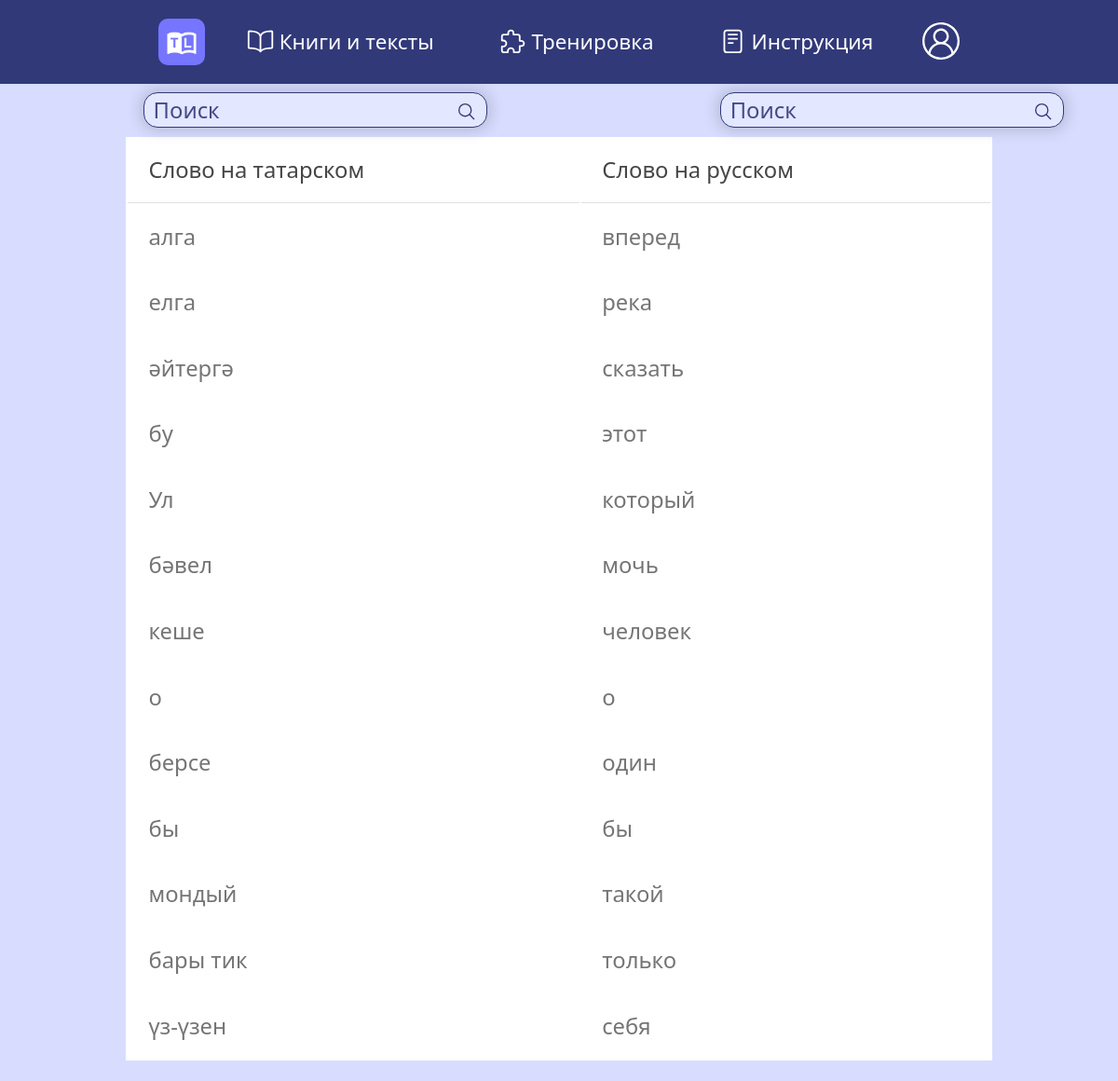
Page /words (signed in) on the committed database.
### data/words.py (models this page shows)
class Word(SqlAlchemyBase, SerializerMixin):
    __tablename__ = 'words'
    id = sqlalchemy.Column(sqlalchemy.Integer, primary_key=True, autoincrement=True)
    word = sqlalchemy.Column(sqlalchemy.VARCHAR, nullable=False)
    word_ru = sqlalchemy.Column(sqlalchemy.VARCHAR, nullable=False)

### main.py (the view, shortened to what this page needs)
@app.route("/words", methods=["GET", "POST"])
@login_required
def words():
    try:
        db_sess = db_session.create_session()
        user_words_id = (
            db_sess.query(User.words)
            .filter(User.id == current_user.id)
            .first()[0]
            .split(",")
        )
        user_words_id = (
            db_sess.query(User.words)
            .filter(User.id == current_user.id, Word.id.in_(list(map(int, user_words_id))))
            .first()[0]
        )
        user_words_id = user_words_id.split(",")
        words = db_sess.query(Word).filter(Word.id.in_(list(map(int, user_words_id)))).all()
        return render_template("words.html", title="мои слова", words=words)
    except:
        return render_template("words.html", title="мои слова", words=[])

### data/db_session.py (called while the page is built)
def create_session() -> Session:
    global __factory
    return __factory()

### main.py (called while the page is built)
@login_manager.user_loader
def load_user(user_id):
    db_sess = db_session.create_session()
    return db_sess.query(User).get(user_id)

### templates/words.html
{% extends "base.html" %} {% block content %}
<div class="container">
    <div class="user__words__container">
        <div class="search__buttons">
            <div class="book__search word__search">
                <form method="POST">
                    <input class="input_search" type="text" name="field" autocomplete="off" placeholder="Поиск">
                    <button type="submit" name="search2" class="search_button" value="">
                        <ion-icon class="search_icon" name="search-outline"></ion-icon>
                    </button>
                </form>
            </div>
            <div class="book__search word__search left__search__button">
                <form method="POST">
                    <input class="input_search" type="text" name="field" autocomplete="off" placeholder="Поиск">
                    <button type="submit" name="search" class="search_button" value="">
                        <ion-icon class="search_icon" name="search-outline"></ion-icon>
                    </button>
                </form>
            </div>
        </div>
        <table class="table">
            <thead>
                <tr>
                    <th scope="col">Слово на татарском</th>
                    <th scope="col">Слово на русском</th>
                </tr>
            </thead>
            {% for word in words %}
            <tr>
                <td>{{ word.word }}</td>
                <td>{{ word.word_ru }}</td>
            </tr>
            {% endfor %}
        </table>
    </div>
</div>
{% endblock %}

### templates/base.html (shortened to what this page needs)
<!DOCTYPE html>
<html lang="ru">
<head>
    <link rel="stylesheet" href="../../../static/css/style.css">
</head>
<body>
    <div class="wrapper">
        {% include 'header.html' %}
        <main class="main">
            {% block content %}{% endblock %}
        </main>
    </div>
</body>
</html>

### templates/header.html (shortened to what this page needs)
<header class="header">
    <div class="header__container">
        <a href="/" class="header__logo">
            <img src="/static/img/logo.png" alt="TL" class="rounded-3">
        </a>
        <div class="header__menu menu">
            <nav class="menu__body">
                <ul class="menu__list">
                    <li class="menu__item">
                        <a href="/books_and_texts/0" class="menu__link">
                            <ion-icon name="book-outline" class="menu__item__icon"></ion-icon>
                            Книги и тексты
                        </a>
                    </li>
                    <li class="menu__item">
                        <a href="/trainings" class="menu__link">
                            <ion-icon name="extension-puzzle-outline" class="menu__item__icon"></ion-icon>
                            Тренировка
                        </a>
                    </li>
                    <li class="menu__item">
                        <a href="/settings" class="menu__link">
                            <ion-icon name="reader-outline" class="menu__item__icon"></ion-icon>
                            Инструкция
                        </a>
                    </li>
                </ul>
            </nav>
        </div>
        <div class="header__items contacts">
            <a href="/profile" class="header__item profile_btn" title="{{ current_user.name }}">
            </a>
        </div>
    </div>
</header>

### static/css/style.css (style rules this page uses)
:root { --dark-background-color: #313979; --background-color: #d8ddff; --garmonic-bg-color: #e3e7ff; }
* { font-family: system-ui; padding: 0; margin: 0; border: 0; }
*, *:before, *:after { -moz-box-sizing: border-box; -webkit-box-sizing: border-box; box-sizing: border-box; }
nav, footer, header, aside { display: block; }
html, body { height: 100%; width: 100%; font-size: 100%; line-height: 1; font-size: 14px; -ms-text-size-adjust: 100%; -moz-text-size-adjust: 100%; -webkit-text-size-adjust: 100%; }
input, button, textarea { font-family: inherit; }
button { cursor: pointer; }
a { text-decoration: none; }
ul li { list-style: none; }
img { vertical-align: top; }
* { -webkit-tap-highlight-color: rgba(0, 0, 0, 0); }
.wrapper { overflow: hidden; display: flex; flex-direction: column; min-height: 100%; background-color: var(--background-color); }
.main { flex: 1 1 auto; }
[class*="__container"] { max-width: 1470px; margin: 0px auto; padding: 0px 15px; }
@media (max-width: 1470px) { [class*="__container"] { max-width: 970px; } }
.header { font-family: "Open Sans", sans-serif; background-color: var(--dark-background-color); width: 100%; z-index: 5; }
.header__container { display: flex; min-height: 90px; align-items: center; }
.header__logo { margin-left: 40px; z-index: 10; }
.header__logo img { width: 50px; height: 50px; border-radius: 10px; }
.header__menu { flex: 1 1 auto; }
.menu { display: flex; justify-content: center; margin: 0px 40px 0px 32px; }
.menu__list { display: flex; justify-content: space-between; gap: 70px; }
.menu__link, .menu__link:hover { transition: .3s ease-in; }
.menu__item a { font-size: 1.6rem; color: #ffffff; line-height: 5rem; }
.menu__item__icon { font-size: 1.3em; transform: translateY(20%); color: white; transition: .3s ease-out; }
.header__items { margin-right: 40px; display: flex; gap: 20px; }
.header__item { fill: #ffffff; transition: fill 0.3s; }
.header__item { transition: .3s ease-out; }
.profile_btn { transition: .3s ease-out; }
.header__logo img { text-align: center; }
::placeholder { opacity: 0.9; color: var(--dark-background-color); }
.input_search { background: var(--garmonic-bg-color); font-size: 1.7em; border: 1px solid var(--dark-background-color); padding-top: 2px; padding-right: 10px; padding-left: 10px; padding-bottom: 2px; box-shadow: 0 0 15px 4px rgb(0 0 0 / 15%); border-radius: 15px; display: inline-block; }
.search_button { background: transparent; display: inline-block; cursor: pointer; color: var(--dark-background-color); }
.book__search { position: relative; align-self: center; }
.search_icon { color: var(--dark-background-color); font-size: 1.6em; position: absolute; top: 25%; right: 4%; }
.table { font-size: 1.7em; font-weight: 350; width: 100%; margin-bottom: 1.6rem; background-color: #fff; }
th { text-align: left; padding: 1.6rem; transition: all 0.3s ease-out; font-weight: 400; color: #454545; vertical-align: bottom; border-bottom: 1px solid rgba(0, 0, 0, 0.12); }
td { text-align: left; padding: 1.6rem; transition: all 0.3s ease-in; font-weight: 400; color: #757575; vertical-align: bottom; }
tbody tr { transition: 0.3s ease-out; color: #fff; }
.word__search { margin-top: 1%; margin-right: 1%; margin-bottom: 1%; margin-left: 2%; }
.search__buttons { display: flex; flex-direction: row; }
.left__search__button { left: 23.5%; }
.user__words__container { width: 80%; }

### rows in the picture
Word: word "алга", word_ru "вперед"
Word: word "елга", word_ru "река"
Word: word "әйтергә", word_ru "сказать"
Word: word "бу", word_ru "этот"
Word: word "Ул", word_ru "который"
Word: word "бәвел", word_ru "мочь"
Word: word "кеше", word_ru "человек"
Word: word "о", word_ru "о"
Word: word "берсе", word_ru "один"
Word: word "бы", word_ru "бы"
Word: word "мондый", word_ru "такой"
Word: word "бары тик", word_ru "только"
Word: word "үз-үзен", word_ru "себя"
